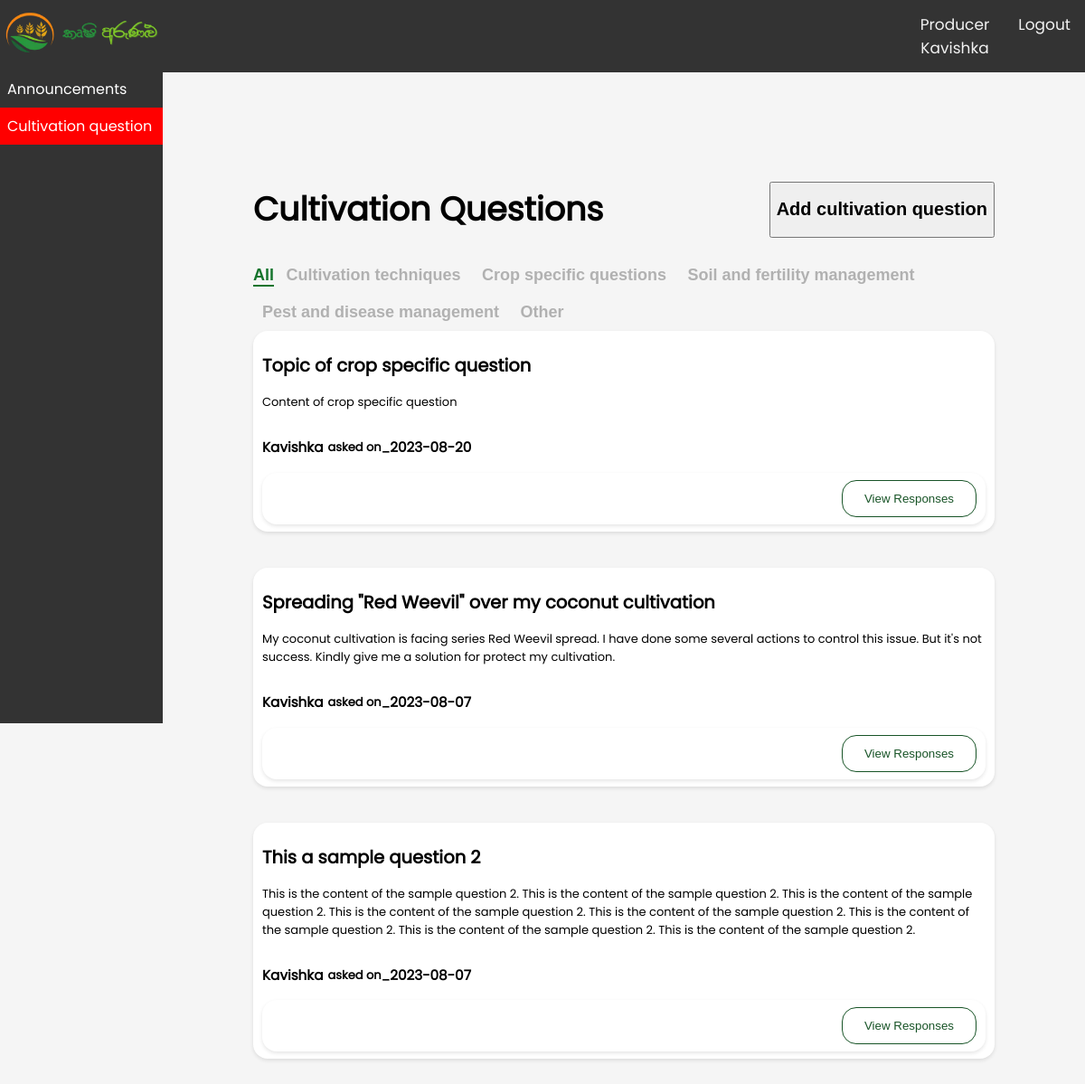
Screenshot of /CultivationQuestions/Index (signed in) with the database file from the repository.
### tables this page shows
CREATE TABLE `cultivation_question_category` (
  `id` int(11) NOT NULL,
  `category` varchar(255) NOT NULL
);

CREATE TABLE `cultivation_question` (
  `id` int(11) NOT NULL,
  `producer_name` varchar(255) NOT NULL,
  `title` varchar(255) NOT NULL,
  `content` text NOT NULL,
  `image` text NOT NULL,
  `asked_date_time` date NOT NULL DEFAULT current_timestamp(),
  `category` varchar(100) NOT NULL
);

### app/controllers/CultivationQuestions.php (called while the page is built, shortened)
<?php
  class CultivationQuestions extends Controller{
    public function __construct(){
      $this->CultivationQuestionsModel = $this->model('M_CultivationQuestions');
    }
    public function index(){
      $CultivationQuestionCategoryList = $this->CultivationQuestionsModel->getCultivationQuestionCategoryList();
      $CultivationQuestions = $this->CultivationQuestionsModel->getCultivationQuestions();
      $data = [
        'CultivationQuestionCategoryList' => $CultivationQuestionCategoryList,
        'CultivationQuestion' => $CultivationQuestions,
        'ActiveTab' => 'all',
        'activeLink' => 'CultivationQuestions'
      ];
      $this->view('cultivationQuestions/v_index', $data);
    }
  }

### app/libraries/Core.php (called while the page is built, shortened)
<?php
  class Core {
    protected $currentMethod = 'login';
    public function __construct(){
      $url = $this->getUrl();
      if(isset($url[0])){
      if(file_exists('../app/controllers/' . ucwords($url[0]) . '.php')){
          unset($url[0]);
        }
        else{
          echo "There is no controller under this name ".$url[0];
          die();
        }
      }
      $this->currentController = new $this->currentController;
      if(isset($url[1])){
        if(method_exists($this->currentController, $url[1])){
          $this->currentMethod = $url[1];
          unset($url[1]);
        }
      }
      $this->params = $url ? array_values($url) : [];
      call_user_func_array([$this->currentController, $this->currentMethod], $this->params);
    }
    public function getUrl(){
      if(isset($_GET['url'])){
        $url = rtrim($_GET['url'], '/');
        $url = filter_var($url, FILTER_SANITIZE_URL);
        $url = explode('/', $url);
        return ($url);
      }
    }
  }

### public/index.php (called while the page is built, shortened)
<?php
  $init = new Core;

### app/libraries/Database.php (called while the page is built, shortened)
<?php
  class Database{
    private $host = DB_HOST;
    private $user = DB_USER;
    private $pass = DB_PASS;
    private $dbname = DB_NAME;
    private $dbh;
    private $stmt;
    public function __construct(){
      $dsn = 'mysql:host='. $this->host . ';dbname='. $this->dbname;
      $options = array(
        PDO::ATTR_PERSISTENT => true,
        PDO::ATTR_ERRMODE => PDO::ERRMODE_EXCEPTION
      );
      try{
        $this->dbh = new PDO($dsn, $this->user, $this->pass, $options);
      }catch(PDOException $e){
        $this->error = $e->getMessage();
        echo $this->error;
      }
    }
    public function query($sql){
      $this->stmt = $this->dbh->prepare($sql);
    }
    public function execute(){
      return $this->stmt->execute();
    }
    public function resultSet(){
      $this->execute();
      return $this->stmt->fetchAll(PDO::FETCH_OBJ);
    }
  }

### app/models/M_CultivationQuestions.php (called while the page is built, shortened)
<?php
  class M_CultivationQuestions {
    private $db;
    public function __construct(){
      $this->db = new Database;
    }
    public function getCultivationQuestions(){
      $this->db->query("select
      a.id AS 'cultivation_question_id',
      a.producer_name AS 'producer_name',
      a.title AS 'title',
      a.content AS 'content',
      a.image AS 'image',
      a.asked_date_time AS 'asked_date_time'
      FROM cultivation_question a
      ORDER BY a.asked_date_time DESC");
      $results = $this->db->resultSet();
      return $results;
    }
    public function getCultivationQuestionCategoryList(){
      $this->db->query("SELECT category FROM cultivation_question_category");
      $results = $this->db->resultSet();
      return $results;
    }
  }

### app/views/cultivationQuestions/v_index.php (the view, shortened to what this page needs)
<?php require APPROOT. '/views/inc/header.php'; ?>
<?php require APPROOT. '/views/inc/topnavbar.php'; ?>
<?php if($_SESSION['user_role'] == 'Agri Officer'){
  require APPROOT. '/views/inc/sidebar.php';
  }
  else{
    require APPROOT. '/views/inc/sidebar2.php';
  }?>
<div class="body-container">
  <div style="display:flex; justify-content:space-between; align-items: center;" >
    <h1 style="font-size: 2.8em;">Cultivation Questions</h1>
    <?php if($_SESSION['user_role'] == 'Producer'){?>
      <a href="<?php echo URLROOT;?>/CultivationQuestions/add"><button class="publish-announcement-btn"><h2>Add cultivation question</h2></button></a>
    <?php }?>
  </div>
  <div>
    <a href="<?php echo URLROOT."/CultivationQuestions/index"?>" style="text-decoration:none">
      <button <?php
      if($data['ActiveTab']=='all'){?>class="tab-btn-active-tab"<?php } else{?>class="tab-btn"<?php };?>>All</button>
    </a>
    <?php foreach($data['CultivationQuestionCategoryList'] as $category){?>
    <a href="<?php echo URLROOT."/CultivationQuestions/category/". $category->category;?>" style="text-decoration:none">
      <button <?php
      if($data['ActiveTab']==$category->category){?>class="tab-btn-active-tab"<?php } else{?>class="tab-btn"<?php };?>><?php echo (str_replace('_', ' ', $category->category));?></button>
    </a>
    <?php };?>
  </div>
  <?php foreach($data['CultivationQuestion'] as $cultivationQuestion) : ?>
  <div class="announcement-container">
    <h2><?php echo $cultivationQuestion->title;?></h2>
    <p><?php echo $cultivationQuestion->content;?></p>
        <div style="display:flex; justify-content:flex-start;">
          <h3 style="margin-right: 5px;"><?php echo $cultivationQuestion->producer_name;?> </h3>
          <h4>asked on_ </h4><h3><?php echo $cultivationQuestion->asked_date_time;?></h3>
          </div>
        <div class="announcement-container" style="display:flex; justify-content: flex-end;">
        <a href="<?php echo URLROOT ."/CultivationQuestions/detail/".$cultivationQuestion->cultivation_question_id?>">
              <button class="edit-btn">
                View Responses
              </button>
            </a>
        </div>
    </div>
    <br><br>
  <?php endforeach; ?>
</div>
<?php require APPROOT. '/views/inc/footer.php'; ?>

### public/css/styles.css (style rules this page uses)
body { font-family: Poppins-Regular; font-size: small; text-align: left; margin: 0px; background-color: #f5f5f5; }

### public/css/components/form_styles.css (style rules this page uses)
.announcement-container { padding:8px 10px 8px 10px ; background-color: #FFFFFF; border-radius: 16px; box-shadow: 0 2px 4px rgba(0, 0, 0, 0.1) }
.body-container { background-color: #f5f5f5; padding:100px 100px 100px 280px; height: 100%; }

### public/css/components/button_styles.css (style rules this page uses)
.publish-announcement-btn { cursor: pointer; }
.edit-btn { cursor: pointer; display: inline-block; border: 0; padding: 0.75rem 1.5rem; background-color: #FFFFFF; border-radius: 16px; border: 1.5px solid #185427; color: #185427; background-color: transparent; }
.tab-btn { border: none; background-color: transparent; font-size: large; font-weight: 600; color: #B1B1B1; padding: 10px; margin: 0; cursor: pointer; outline: none; }
.tab-btn-active-tab { border: none; background-color: transparent; font-size: large; font-weight: 600; padding: 0; margin: 0; cursor: pointer; outline: none; border-bottom: #15742D 2px solid; color: #15742D; }

### rows the page displays
cultivation_question_category: category "Cultivation techniques"
cultivation_question_category: category "Crop specific questions"
cultivation_question_category: category "Soil and fertility management"
cultivation_question_category: category "Pest and disease management"
cultivation_question_category: category "Other"
cultivation_question: title "Topic of crop specific question", content "Content of crop specific question", producer_name "Kavishka", asked_date_time "2023-08-20"
cultivation_question: title "Spreading \"Red Weevil\" over my coconut cultivation", content "My coconut cultivation is facing series Red Weevil spread. I have done some several actions to control this issue. But it's not success. Kindly give me a solution for protect my cultivation.", producer_name "Kavishka", asked_date_time "2023-08-07"
cultivation_question: title "This a sample question 2", content "This is the content of the sample question 2. This is the content of the sample question 2. This is the content of the sample question 2. This is the content of the sample question 2. This is the content of the sample question 2. This is the content of the sample question 2. This is the content of the sample question 2. This is the content of the sample question 2.", producer_name "Kavishka", asked_date_time "2023-08-07"

### other values shown
$_SESSION['user_role'] "Producer"
$_SESSION['user_name'] "Kavishka"
